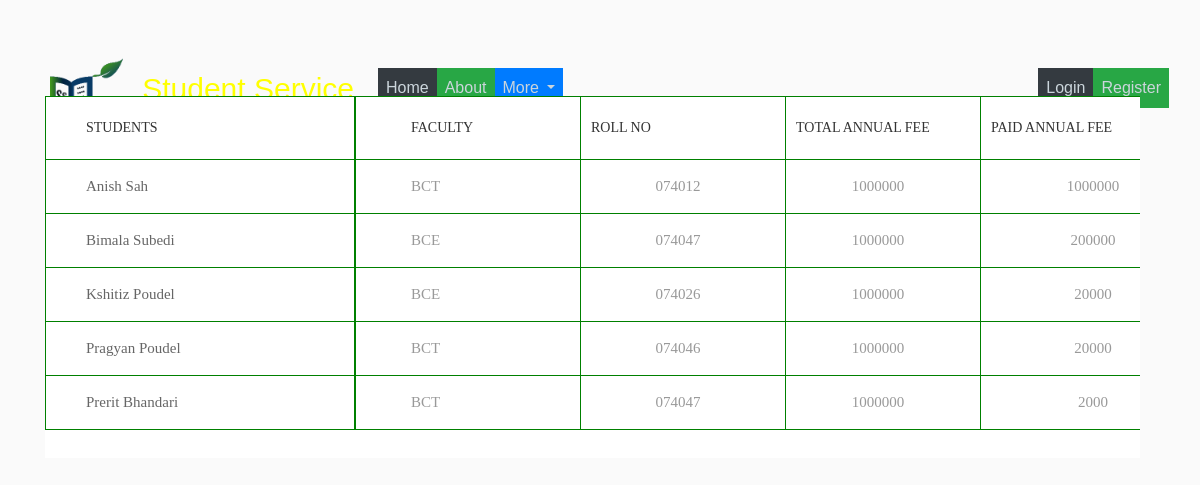
The app's page /account/list with its own data.
### blog/models.py (models this page shows, shortened)
class Fee(models.Model):
    all_faculty = [
        ('BCT', 'Computer'),
        ('BCE', 'Electrical'),
        ('BEX', 'Electronics')
    ]
    fullname = models.CharField(max_length=100, default='Prerit Bhandari')
    faculty = models.CharField(max_length=10, choices=all_faculty)
    roll_no = models.CharField(max_length=6, default='074047')
    total_annual_fee = models.IntegerField(default=1000000)
    paid_annual_fee = models.IntegerField()
    remaining_annual_fee = models.IntegerField()
    last_annual_date_modified = models.DateTimeField(default=timezone.now)
    total_monthly_fee = models.IntegerField(default=5000)
    paid_monthly_fee = models.IntegerField()
    remaining_monthly_fee = models.IntegerField()
    last_monthly_date_modified = models.DateTimeField(default=timezone.now)

### blog/views.py (the view)
# urls.py: path('account/list', FeeListView.as_view(), name='account-list'),
class FeeListView(ListView):
    model = Fee
    template_name = 'blog/account-list.html'
    context_object_name = 'fees'
    ordering = ['fullname']

### blog/templates/blog/account-list.html (shortened to what this page needs)
{% extends "blog/base.html" %}
{% block content %}
<!DOCTYPE html>
<html lang="en">
<head>
	<link rel="stylesheet" type="text/css" href="/media/table.css">
</head>
<body>
	<div class="limiter">
		<div class="container-table100">
			<div class="wrap-table100">
				<div class="table100 ver1">
					<div class="table100-firstcol">
						<table>
							<thead>
								<tr class="row100 head">
									<th class="cell100 column1">Students</th>
								</tr>
							</thead>
							<tbody>
                            {% for fee in fees %}
								<tr class="row100 body">
									<td class="cell100 column1">{{ fee.fullname }}</td>
								</tr>
                            {% endfor %}
							</tbody>
						</table>
					</div>
					<div class="wrap-table100-nextcols js-pscroll">
						<div class="table100-nextcols">
							<table>
								<thead>
									<tr class="row100 head">
										<th class="cell100 column2">Faculty</th>
										<th align="center" class="cell100 column3">Roll no</th>
										<th align="center" class="cell100 column4">Total Annual Fee</th>
										<th align="center" class="cell100 column5">Paid Annual Fee</th>
									</tr>
								</thead>
								<tbody>
                                    {% for fee in fees %}
									<tr class="row100 body">
										<td class="cell100 column2">{{ fee.faculty }}</td>
										<td class="cell100 column3" align="center">{{ fee.roll_no }}</td>
										<td class="cell100 column4" align="center">{{ fee.total_annual_fee }}</td>
										<td class="cell100 column5" align="center">{{ fee.paid_annual_fee }}</td>
                                    </tr>
                                    {% endfor %}
								</tbody>
							</table>
						</div>
					</div>
				</div>
			</div>
		</div>
	</div>
</body>
</html>
{% endblock content %}

### blog/static/blog/main.css (style rules this page uses)
body { background: #fafafa; color: #333333; margin-top: 5rem; }

### media/base.css (style rules this page uses)
body { background-image:url("/media/backauth.jpg"); background-size: 1368px 1080px; }

### media/table.css (style rules this page uses)
table, th, td { border: 1px solid green; }
* { margin: 0px; padding: 0px; box-sizing: border-box; }
body, html { height: 100%; font-family: sans-serif; }
.limiter { width: 100%; margin: 0 auto; }
.container-table100 { margin: 0 auto; align-items: center; justify-content: center; padding: 0px 0px; }
.wrap-table100 { width: 100%; }
.table100 { background-color: #fff; }
table { width: 100%; }
td { font-weight: unset; padding-right: 10px; }
th { font-weight: unset; padding-left: 10px; }
.column1 { width: 100%; padding-left: 40px; }
.column2 { width: 225px; padding-left: 55px; }
.column3 { width: 205px; }
.column4 { width: 195px; }
.column5 { width: 235px; }
.table100 th { padding-top: 21px; padding-bottom: 21px; }
.table100 td { padding-top: 16px; padding-bottom: 16px; }
.table100 { width: 150%; position: relative; }
.table100-firstcol { background-color: #fff; position: absolute; z-index: 1000; width: 310px; top: 0; left: 0; }
.table100-firstcol table { background-color: #fff; }
.wrap-table100-nextcols { width: 100%; overflow: auto; padding-left: 310px; padding-bottom: 28px; }
.table100-nextcols table { table-layout: fixed; }
.table100-firstcol table { background-color: transparent; }
.table100.ver1 th { font-family: Roboto-Bold; font-size: 14px; color: #333333; line-height: 1.4; text-transform: uppercase; }
.table100.ver1 td { font-family: Roboto-Medium; font-size: 15px; line-height: 1.4; }
.table100.ver1 .table100-firstcol td { color: #666666; }
.table100.ver1 .table100-nextcols td { color: #999999; }
.table100.ver1 tr { border-bottom: 1px solid #f2f2f2; }

### records on screen
Fee: fullname "Anish Sah", faculty "BCT", roll_no "074012", total_annual_fee "1000000", paid_annual_fee "1000000"
Fee: fullname "Bimala Subedi", faculty "BCE", roll_no "074047", total_annual_fee "1000000", paid_annual_fee "200000"
Fee: fullname "Kshitiz Poudel", faculty "BCE", roll_no "074026", total_annual_fee "1000000", paid_annual_fee "20000"
Fee: fullname "Pragyan Poudel", faculty "BCT", roll_no "074046", total_annual_fee "1000000", paid_annual_fee "20000"
Fee: fullname "Prerit Bhandari", faculty "BCT", roll_no "074047", total_annual_fee "1000000", paid_annual_fee "2000"
